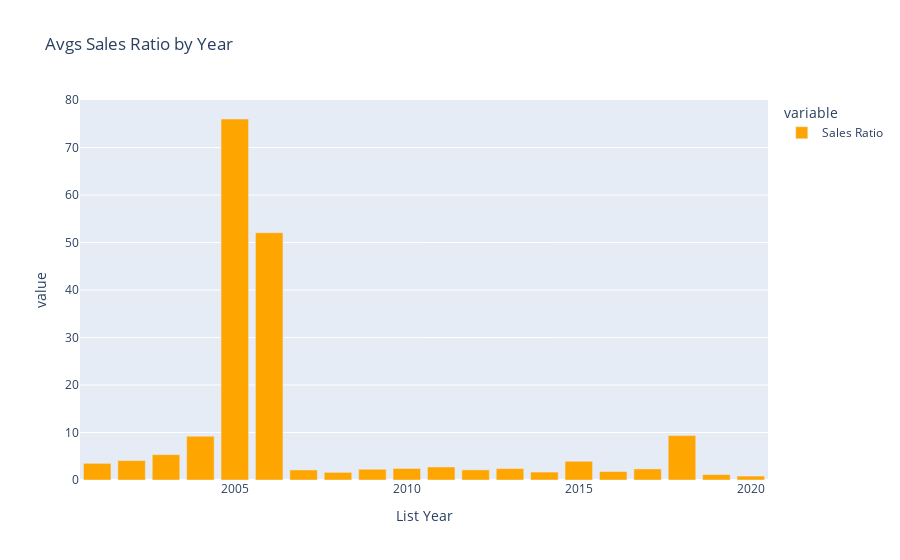

Notebook code cell kept with this figure:
### Code cell
fig = px.bar(avg_sales_ratio_by_year,
             title="Avgs Sales Ratio by Year",
             color_discrete_sequence=["orange"])
fig.show()

### Figure 1 — Plotly figure (JSON) as saved in the notebook; plotly's stock layout.template omitted (floating-point values rounded to 4 significant figures)
{"data": [{"alignmentgroup": "True", "hovertemplate": "variable=Sales Ratio<br>List Year=%{x}<br>value=%{y}<extra></extra>", "legendgroup": "Sales Ratio", "marker": {"color": "orange", "pattern": {"shape": ""}}, "name": "Sales Ratio", "offsetgroup": "Sales Ratio", "orientation": "v", "showlegend": true, "textposition": "auto", "type": "bar", "x": [2001, 2002, 2003, 2004, 2005, 2006, 2007, 2008, 2009, 2010, 2011, 2012, 2013, 2014, 2015, 2016, 2017, 2018, 2019, 2020], "xaxis": "x", "y": [3.506, 4.087, 5.341, 9.223, 76.01, 52.08, 2.113, 1.604, 2.269, 2.435, 2.739, 2.144, 2.416, 1.673, 3.944, 1.787, 2.33, 9.352, 1.141, 0.8317], "yaxis": "y"}], "layout": {"barmode": "relative", "legend": {"title": {"text": "variable"}, "tracegroupgap": 0}, "title": {"text": "Avgs Sales Ratio by Year"}, "xaxis": {"anchor": "y", "domain": [0, 1], "title": {"text": "List Year"}}, "yaxis": {"anchor": "x", "domain": [0, 1], "title": {"text": "value"}}}}
